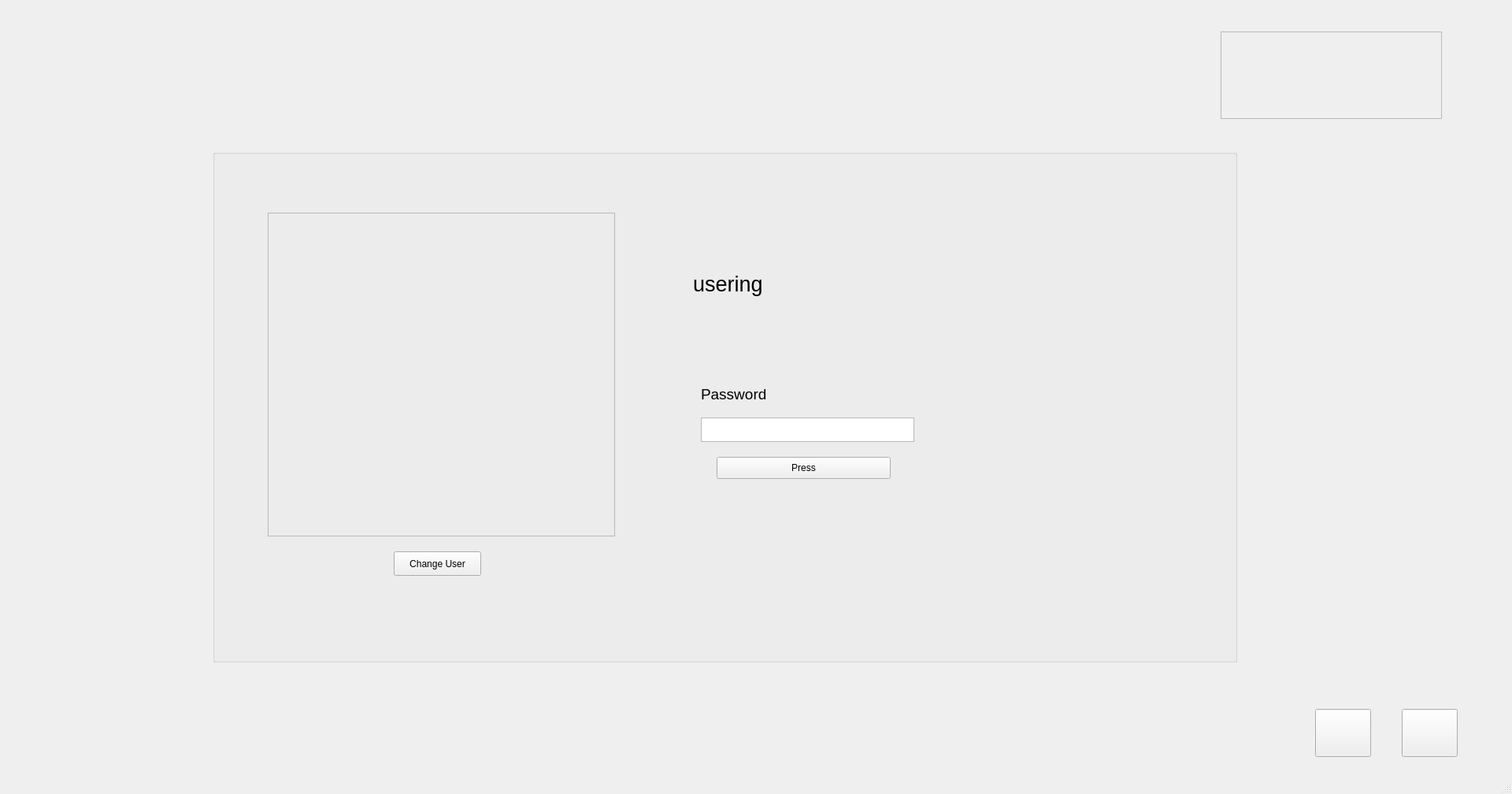
<?xml version="1.0" encoding="UTF-8"?>
<ui version="4.0">
 <class>Main_Window</class>
 <widget class="QMainWindow" name="Main_Window">
  <property name="geometry">
   <rect>
    <x>0</x>
    <y>0</y>
    <width>1920</width>
    <height>1008</height>
   </rect>
  </property>
  <property name="maximumSize">
   <size>
    <width>16777215</width>
    <height>16777215</height>
   </size>
  </property>
  <property name="windowTitle">
   <string>MainWindow</string>
  </property>
  <widget class="QWidget" name="centralwidget">
   <widget class="QGroupBox" name="group_box">
    <property name="geometry">
     <rect>
      <x>270</x>
      <y>190</y>
      <width>1301</width>
      <height>651</height>
     </rect>
    </property>
    <property name="title">
     <string/>
    </property>
    <widget class="QPushButton" name="change_btn">
     <property name="enabled">
      <bool>true</bool>
     </property>
     <property name="geometry">
      <rect>
       <x>230</x>
       <y>510</y>
       <width>111</width>
       <height>31</height>
      </rect>
     </property>
     <property name="text">
      <string>Change User</string>
     </property>
    </widget>
    <widget class="QPushButton" name="pushButton">
     <property name="geometry">
      <rect>
       <x>640</x>
       <y>390</y>
       <width>221</width>
       <height>28</height>
      </rect>
     </property>
     <property name="text">
      <string>Press</string>
     </property>
    </widget>
    <widget class="QTextEdit" name="pass_input">
     <property name="geometry">
      <rect>
       <x>620</x>
       <y>340</y>
       <width>271</width>
       <height>31</height>
      </rect>
     </property>
    </widget>
    <widget class="QFrame" name="photo_box">
     <property name="geometry">
      <rect>
       <x>70</x>
       <y>80</y>
       <width>441</width>
       <height>411</height>
      </rect>
     </property>
     <property name="frameShape">
      <enum>QFrame::StyledPanel</enum>
     </property>
     <property name="frameShadow">
      <enum>QFrame::Raised</enum>
     </property>
    </widget>
    <widget class="QLabel" name="pass_lb">
     <property name="geometry">
      <rect>
       <x>620</x>
       <y>300</y>
       <width>221</width>
       <height>21</height>
      </rect>
     </property>
     <property name="font">
      <font>
       <pointsize>14</pointsize>
      </font>
     </property>
     <property name="text">
      <string>Password</string>
     </property>
    </widget>
    <widget class="QLabel" name="user_now">
     <property name="geometry">
      <rect>
       <x>610</x>
       <y>140</y>
       <width>501</width>
       <height>61</height>
      </rect>
     </property>
     <property name="font">
      <font>
       <pointsize>20</pointsize>
      </font>
     </property>
     <property name="text">
      <string>usering </string>
     </property>
    </widget>
   </widget>
   <widget class="QPushButton" name="shutdown">
    <property name="geometry">
     <rect>
      <x>1670</x>
      <y>900</y>
      <width>71</width>
      <height>61</height>
     </rect>
    </property>
    <property name="text">
     <string/>
    </property>
   </widget>
   <widget class="QPushButton" name="reboot">
    <property name="geometry">
     <rect>
      <x>1780</x>
      <y>900</y>
      <width>71</width>
      <height>61</height>
     </rect>
    </property>
    <property name="text">
     <string/>
    </property>
   </widget>
   <widget class="QFrame" name="time_frame">
    <property name="geometry">
     <rect>
      <x>1550</x>
      <y>40</y>
      <width>281</width>
      <height>111</height>
     </rect>
    </property>
    <property name="frameShape">
     <enum>QFrame::StyledPanel</enum>
    </property>
    <property name="frameShadow">
     <enum>QFrame::Raised</enum>
    </property>
   </widget>
  </widget>
  <widget class="QStatusBar" name="statusbar"/>
 </widget>
 <resources/>
 <connections/>
</ui>
